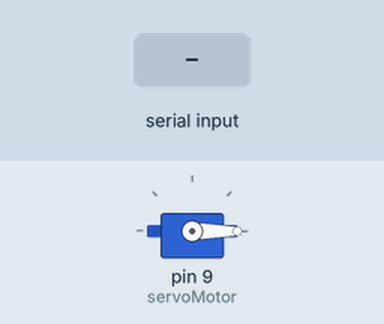
The sketch below on a simulated Arduino Uno, built with avr-gcc and run on an emulated ATmega328P. On the bench: servo. Inputs (shaded band) come from the test bench. What the sketch prints to the serial monitor is not drawn.

Above: at 1.2 s.
1.3 s: "90,45\n" received over the second serial link
2.8 s: "5\n" received over the second serial link
Timing chart, 0 to 5.8 s (numbered marks = the images above; inputs shaded):
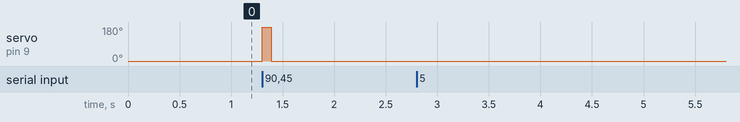

Measured:
- after the input at 1.3 s, servo on pin 9 (servoMotor): 0° → 180° at once, → 0° 0.09 s later

The sketch:

arduino.ino
```cpp
#include <SoftwareSerial.h>   // Incluimos la librería  SoftwareSerial
SoftwareSerial BT(11,10);    // Definimos los pines RX y TX del Arduino conectados al Bluetooth
#include <Servo.h>
Servo servoMotor;
const byte Trigger = 13;   //Pin digital 2 para el Trigger del sensor
const byte Echo = 12;   //Pin digital 3 para el Echo del sensor
String cmd = "";

void setup()
{
  BT.begin(9600);       // Inicializamos el puerto serie BT que hemos creado
  Serial.begin(9600);   // Inicializamos  el puerto serie
  servoMotor.attach(9);
  servoMotor.write(0);
  pinMode(Trigger, OUTPUT); //pin como salida
  pinMode(Echo, INPUT);  //pin como entrada
  digitalWrite(Trigger, LOW);//Inicializamos el pin con 0
}

void loop()
{
  if(BT.available())    // Si llega un dato por el puerto BT se envía al monitor serial
  {
    while(BT.available()>0){
      char inChar = (char)BT.read();
      cmd +=inChar;
    }
    if(cmd!=""){
      if(cmd!="s"){
          int temp = cmd.toInt();
          Serial.println(cmd);
          servoMotor.write(180);
          delay(temp);
          servoMotor.write(0);
          delay(temp);
      }else {
          long t; //timepo que demora en llegar el eco
          long r; //distancia en centimetros

          digitalWrite(Trigger, HIGH);
          delayMicroseconds(100);          //Enviamos un pulso de 10us
          digitalWrite(Trigger, LOW);

          t = pulseIn(Echo, HIGH); //obtenemos el ancho del pulso
          r = t/59;             //escalamos el tiempo a una distancia en cm
          int d = r;
          Serial.print("Distancia: ");
          if(d >= 20 && d <=22){
            Serial.println("0");
            BT.write("0%");
          }

          if(d > 20 && d <=15){
            Serial.println("25");
            BT.write("25%");
          }

          if(d > 15 && d <=10){
            Serial.println("50");
            BT.write("50%");
          }

          if(d > 10 && d <=5){
              BT.write("75%");
              Serial.println("75");
          }

          if(d > 24){
            Serial.println("100");
            BT.write("100%");
          }

          Serial.print(r);
          Serial.print("cm");
          Serial.println();
          delay(100);          //Hacemos una pausa de 100ms

      }
    }
      cmd=""; //reset cmd
  }
}
```
